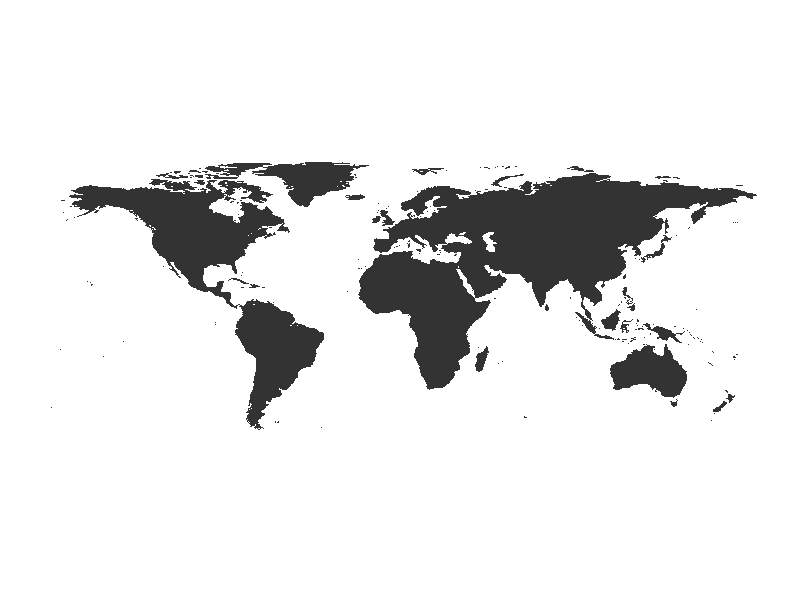

Reproduce this figure in R.
## ---- chunk 1
library(dplyr)
library(maps)
library(ggplot2)
library(ggthemes)

map_data("world") %>% 
  filter(region != "Antarctica") %>% 
  ggplot(aes(long, lat, group = paste(region, group))) + 
  geom_polygon() + 
  coord_fixed() +
  theme_map()
